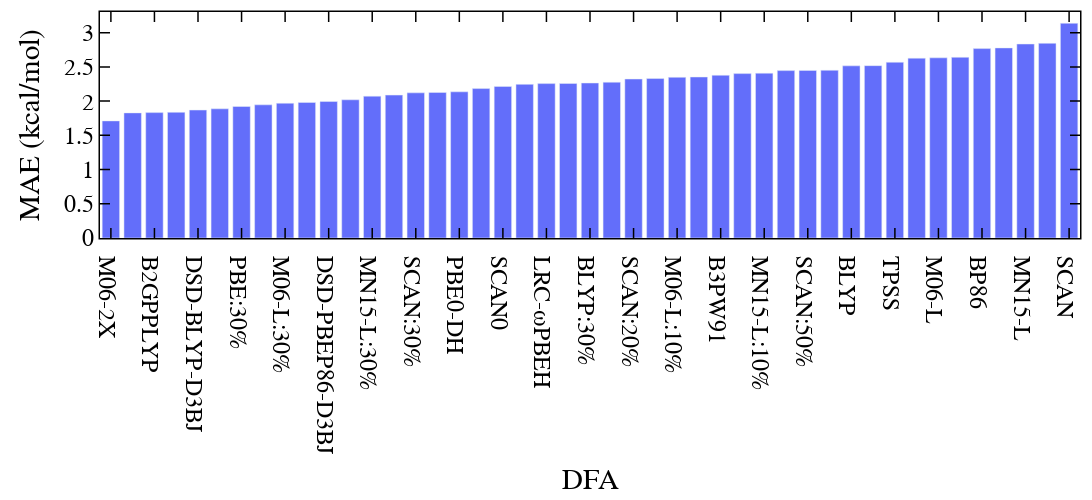

Here is the notebook cell this chart was saved with:
### Code cell
x, y = [], []
mae_dict = dict(sorted(mae_dict.items(), key=lambda item: item[1]))
dfa_names = []
for f in list(mae_dict.keys()):
    if "_hfx_" in f:
        _ff = f.split("_")
        f = _ff[0] + ":%s%s"%(_ff[-1], "%")
    if not "91" in f:
        f = f.upper().replace("W", "\u03C9")
    else:
        f = f.upper()
    dfa_names.append(f)
data = [go.Bar(x=dfa_names,
               y=list(mae_dict.values()), name='all'),]
layout = go.Layout()
layout.update(glob_layout)
layout["xaxis"].update({'title': "DFA"})
layout["yaxis"].update({'title': "MAE (kcal/mol)", })
layout.update(width=1600, height=500, boxmode='group')
fig = go.Figure(data=data, layout=layout)
iplot(fig)
# fig.write_image("/Users/chenruduan/Dropbox (MIT)/CD-DFARecFull/SI/SI_Figures/TLMAEs/F1.pdf")

### Figure 1 — Plotly figure (JSON) as saved in the notebook; plotly's stock layout.template omitted (floating-point values rounded to 4 significant figures)
{"data": [{"name": "all", "type": "bar", "x": ["M06-2X", "DSD-PBEB95-D3BJ", "B2GPPLYP", "MN15-L:40%", "DSD-BLYP-D3BJ", "MN15-L:50%", "PBE:30%", "M06-L:40%", "M06-L:30%", "BLYP:40%", "DSD-PBEP86-D3BJ", "MN15-L:20%", "MN15-L:30%", "M06-L:50%", "SCAN:30%", "PBE:40%", "PBE0-DH", "ωB97X", "SCAN0", "B3LYP", "LRC-ωPBEH", "BLYP:50%", "BLYP:30%", "PBE:50%", "SCAN:20%", "BLYP:20%", "M06-L:10%", "B3P86", "B3PW91", "BLYP:10%", "MN15-L:10%", "M06", "SCAN:50%", "PBE:20%", "BLYP", "SCAN:40%", "TPSS", "PBE:10%", "M06-L", "TPSSH", "BP86", "PBE", "MN15-L", "SCAN:10%", "SCAN"], "y": [1.711, 1.828, 1.832, 1.836, 1.87, 1.887, 1.921, 1.946, 1.969, 1.981, 1.994, 2.019, 2.073, 2.088, 2.121, 2.126, 2.136, 2.183, 2.215, 2.245, 2.256, 2.258, 2.264, 2.276, 2.323, 2.33, 2.348, 2.352, 2.378, 2.402, 2.408, 2.446, 2.448, 2.451, 2.515, 2.518, 2.568, 2.627, 2.632, 2.64, 2.767, 2.777, 2.835, 2.844, 3.137]}], "layout": {"boxmode": "group", "font": {"color": "black", "family": "Helvetica", "size": 24}, "height": 500, "legend": {"orientation": "v"}, "margin": {"b": 100, "l": 100, "r": 10, "t": 10}, "paper_bgcolor": "rgba(255,255,255,100)", "plot_bgcolor": "white", "width": 1600, "xaxis": {"color": "black", "linecolor": "black", "linewidth": 1.5, "mirror": "allticks", "showgrid": false, "showline": true, "ticklen": 10, "ticks": "inside", "tickwidth": 1.5, "title": {"text": "DFA"}, "zeroline": false}, "yaxis": {"color": "black", "linecolor": "black", "linewidth": 1.5, "mirror": "allticks", "showgrid": false, "showline": true, "ticklen": 10, "ticks": "inside", "tickwidth": 1.5, "title": {"text": "MAE (kcal/mol)"}, "zeroline": false}}}
